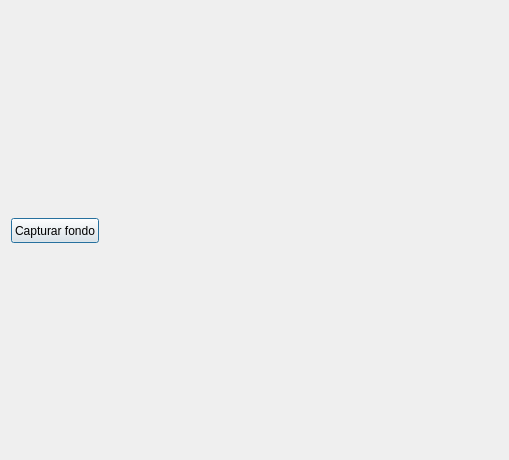
<?xml version="1.0" encoding="UTF-8"?>
<ui version="4.0">
 <class>Dialog</class>
 <widget class="QDialog" name="Dialog">
  <property name="geometry">
   <rect>
    <x>0</x>
    <y>0</y>
    <width>509</width>
    <height>460</height>
   </rect>
  </property>
  <property name="minimumSize">
   <size>
    <width>509</width>
    <height>460</height>
   </size>
  </property>
  <property name="maximumSize">
   <size>
    <width>509</width>
    <height>500</height>
   </size>
  </property>
  <property name="windowTitle">
   <string>Dialog</string>
  </property>
  <layout class="QVBoxLayout" name="verticalLayout_2">
   <item>
    <layout class="QVBoxLayout" name="verticalLayout">
     <item>
      <layout class="QHBoxLayout" name="horizontalLayout">
       <item>
        <widget class="QPushButton" name="pushButton">
         <property name="enabled">
          <bool>true</bool>
         </property>
         <property name="sizePolicy">
          <sizepolicy hsizetype="Fixed" vsizetype="Fixed">
           <horstretch>0</horstretch>
           <verstretch>0</verstretch>
          </sizepolicy>
         </property>
         <property name="minimumSize">
          <size>
           <width>0</width>
           <height>25</height>
          </size>
         </property>
         <property name="maximumSize">
          <size>
           <width>100</width>
           <height>23</height>
          </size>
         </property>
         <property name="layoutDirection">
          <enum>Qt::LeftToRight</enum>
         </property>
         <property name="text">
          <string>Capturar fondo</string>
         </property>
        </widget>
       </item>
       <item>
        <widget class="QLabel" name="label">
         <property name="sizePolicy">
          <sizepolicy hsizetype="Fixed" vsizetype="Fixed">
           <horstretch>0</horstretch>
           <verstretch>0</verstretch>
          </sizepolicy>
         </property>
         <property name="text">
          <string/>
         </property>
        </widget>
       </item>
       <item>
        <spacer name="horizontalSpacer">
         <property name="orientation">
          <enum>Qt::Horizontal</enum>
         </property>
         <property name="sizeHint" stdset="0">
          <size>
           <width>40</width>
           <height>20</height>
          </size>
         </property>
        </spacer>
       </item>
      </layout>
     </item>
    </layout>
   </item>
  </layout>
 </widget>
 <resources/>
 <connections/>
</ui>
